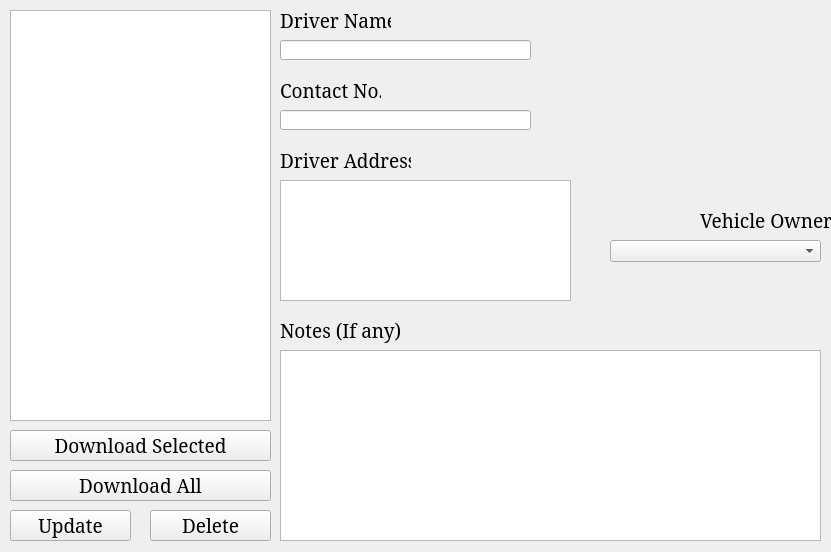
<?xml version="1.0" encoding="UTF-8"?>
<ui version="4.0">
 <class>UpdateDriverWindow</class>
 <widget class="QMainWindow" name="UpdateDriverWindow">
  <property name="windowModality">
   <enum>Qt::ApplicationModal</enum>
  </property>
  <property name="geometry">
   <rect>
    <x>0</x>
    <y>0</y>
    <width>831</width>
    <height>552</height>
   </rect>
  </property>
  <property name="windowTitle">
   <string>KB Roadways - Update Driver</string>
  </property>
  <property name="windowIcon">
   <iconset>
    <normaloff>../__Assets/Logos/CompanyLogo.png</normaloff>../__Assets/Logos/CompanyLogo.png</iconset>
  </property>
  <widget class="QWidget" name="centralwidget">
   <widget class="QLabel" name="lblLogo">
    <property name="geometry">
     <rect>
      <x>620</x>
      <y>10</y>
      <width>171</width>
      <height>161</height>
     </rect>
    </property>
    <property name="acceptDrops">
     <bool>false</bool>
    </property>
    <property name="autoFillBackground">
     <bool>false</bool>
    </property>
    <property name="text">
     <string/>
    </property>
    <property name="pixmap">
     <pixmap>../__Assets/Logos/CompanyLogo.png</pixmap>
    </property>
    <property name="scaledContents">
     <bool>true</bool>
    </property>
   </widget>
   <widget class="QListWidget" name="lwDriverList">
    <property name="geometry">
     <rect>
      <x>10</x>
      <y>10</y>
      <width>261</width>
      <height>411</height>
     </rect>
    </property>
   </widget>
   <widget class="QLabel" name="lblContactNo">
    <property name="geometry">
     <rect>
      <x>280</x>
      <y>70</y>
      <width>101</width>
      <height>41</height>
     </rect>
    </property>
    <property name="font">
     <font>
      <family>Constantia</family>
      <pointsize>14</pointsize>
     </font>
    </property>
    <property name="text">
     <string>Contact No.</string>
    </property>
   </widget>
   <widget class="QLineEdit" name="leContactNo">
    <property name="enabled">
     <bool>true</bool>
    </property>
    <property name="geometry">
     <rect>
      <x>280</x>
      <y>110</y>
      <width>251</width>
      <height>20</height>
     </rect>
    </property>
    <property name="text">
     <string/>
    </property>
    <property name="readOnly">
     <bool>false</bool>
    </property>
   </widget>
   <widget class="QTextEdit" name="teDriverAddress">
    <property name="geometry">
     <rect>
      <x>280</x>
      <y>180</y>
      <width>291</width>
      <height>121</height>
     </rect>
    </property>
    <property name="readOnly">
     <bool>false</bool>
    </property>
    <property name="acceptRichText">
     <bool>false</bool>
    </property>
   </widget>
   <widget class="QTextEdit" name="teNotes">
    <property name="geometry">
     <rect>
      <x>280</x>
      <y>350</y>
      <width>541</width>
      <height>191</height>
     </rect>
    </property>
    <property name="readOnly">
     <bool>false</bool>
    </property>
    <property name="acceptRichText">
     <bool>false</bool>
    </property>
   </widget>
   <widget class="QLabel" name="lblNotes">
    <property name="geometry">
     <rect>
      <x>280</x>
      <y>310</y>
      <width>121</width>
      <height>41</height>
     </rect>
    </property>
    <property name="font">
     <font>
      <family>Constantia</family>
      <pointsize>14</pointsize>
     </font>
    </property>
    <property name="text">
     <string>Notes (If any)</string>
    </property>
   </widget>
   <widget class="QLineEdit" name="leDriverName">
    <property name="enabled">
     <bool>true</bool>
    </property>
    <property name="geometry">
     <rect>
      <x>280</x>
      <y>40</y>
      <width>251</width>
      <height>20</height>
     </rect>
    </property>
    <property name="text">
     <string/>
    </property>
    <property name="readOnly">
     <bool>false</bool>
    </property>
   </widget>
   <widget class="QPushButton" name="btnDownloadAll">
    <property name="enabled">
     <bool>true</bool>
    </property>
    <property name="geometry">
     <rect>
      <x>10</x>
      <y>470</y>
      <width>261</width>
      <height>31</height>
     </rect>
    </property>
    <property name="font">
     <font>
      <family>Constantia</family>
      <pointsize>14</pointsize>
     </font>
    </property>
    <property name="text">
     <string>Download All</string>
    </property>
   </widget>
   <widget class="QPushButton" name="btnDownloadSelected">
    <property name="enabled">
     <bool>true</bool>
    </property>
    <property name="geometry">
     <rect>
      <x>10</x>
      <y>430</y>
      <width>261</width>
      <height>31</height>
     </rect>
    </property>
    <property name="font">
     <font>
      <family>Constantia</family>
      <pointsize>14</pointsize>
     </font>
    </property>
    <property name="text">
     <string>Download Selected</string>
    </property>
   </widget>
   <widget class="QPushButton" name="btnUpdate">
    <property name="enabled">
     <bool>true</bool>
    </property>
    <property name="geometry">
     <rect>
      <x>10</x>
      <y>510</y>
      <width>121</width>
      <height>31</height>
     </rect>
    </property>
    <property name="font">
     <font>
      <family>Constantia</family>
      <pointsize>14</pointsize>
     </font>
    </property>
    <property name="text">
     <string>Update</string>
    </property>
   </widget>
   <widget class="QLabel" name="lblDriverName">
    <property name="geometry">
     <rect>
      <x>280</x>
      <y>0</y>
      <width>111</width>
      <height>41</height>
     </rect>
    </property>
    <property name="font">
     <font>
      <family>Constantia</family>
      <pointsize>14</pointsize>
     </font>
    </property>
    <property name="text">
     <string>Driver Name</string>
    </property>
   </widget>
   <widget class="QLabel" name="lblDriverAddress">
    <property name="geometry">
     <rect>
      <x>280</x>
      <y>140</y>
      <width>131</width>
      <height>41</height>
     </rect>
    </property>
    <property name="font">
     <font>
      <family>Constantia</family>
      <pointsize>14</pointsize>
     </font>
    </property>
    <property name="text">
     <string>Driver Address</string>
    </property>
   </widget>
   <widget class="QComboBox" name="cbVehicleOwners">
    <property name="geometry">
     <rect>
      <x>610</x>
      <y>240</y>
      <width>211</width>
      <height>22</height>
     </rect>
    </property>
   </widget>
   <widget class="QLabel" name="lblVehicleOwner">
    <property name="geometry">
     <rect>
      <x>700</x>
      <y>200</y>
      <width>131</width>
      <height>41</height>
     </rect>
    </property>
    <property name="font">
     <font>
      <family>Constantia</family>
      <pointsize>14</pointsize>
     </font>
    </property>
    <property name="text">
     <string>Vehicle Owner</string>
    </property>
   </widget>
   <widget class="QPushButton" name="btnDelete">
    <property name="enabled">
     <bool>true</bool>
    </property>
    <property name="geometry">
     <rect>
      <x>150</x>
      <y>510</y>
      <width>121</width>
      <height>31</height>
     </rect>
    </property>
    <property name="font">
     <font>
      <family>Constantia</family>
      <pointsize>14</pointsize>
     </font>
    </property>
    <property name="text">
     <string>Delete</string>
    </property>
   </widget>
  </widget>
 </widget>
 <tabstops>
  <tabstop>lwDriverList</tabstop>
  <tabstop>btnDownloadSelected</tabstop>
  <tabstop>btnDownloadAll</tabstop>
  <tabstop>btnUpdate</tabstop>
  <tabstop>btnDelete</tabstop>
  <tabstop>leDriverName</tabstop>
  <tabstop>leContactNo</tabstop>
  <tabstop>teDriverAddress</tabstop>
  <tabstop>cbVehicleOwners</tabstop>
  <tabstop>teNotes</tabstop>
 </tabstops>
 <resources/>
 <connections/>
</ui>
